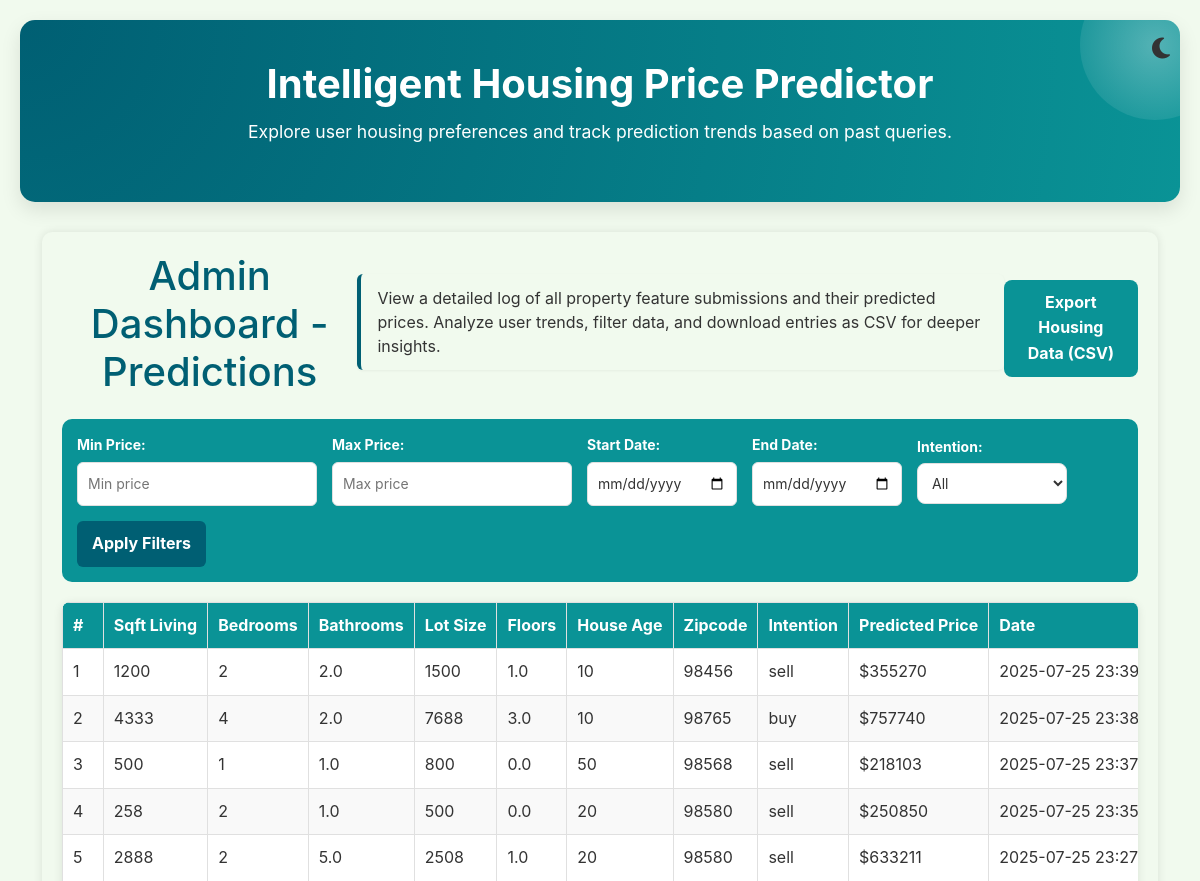
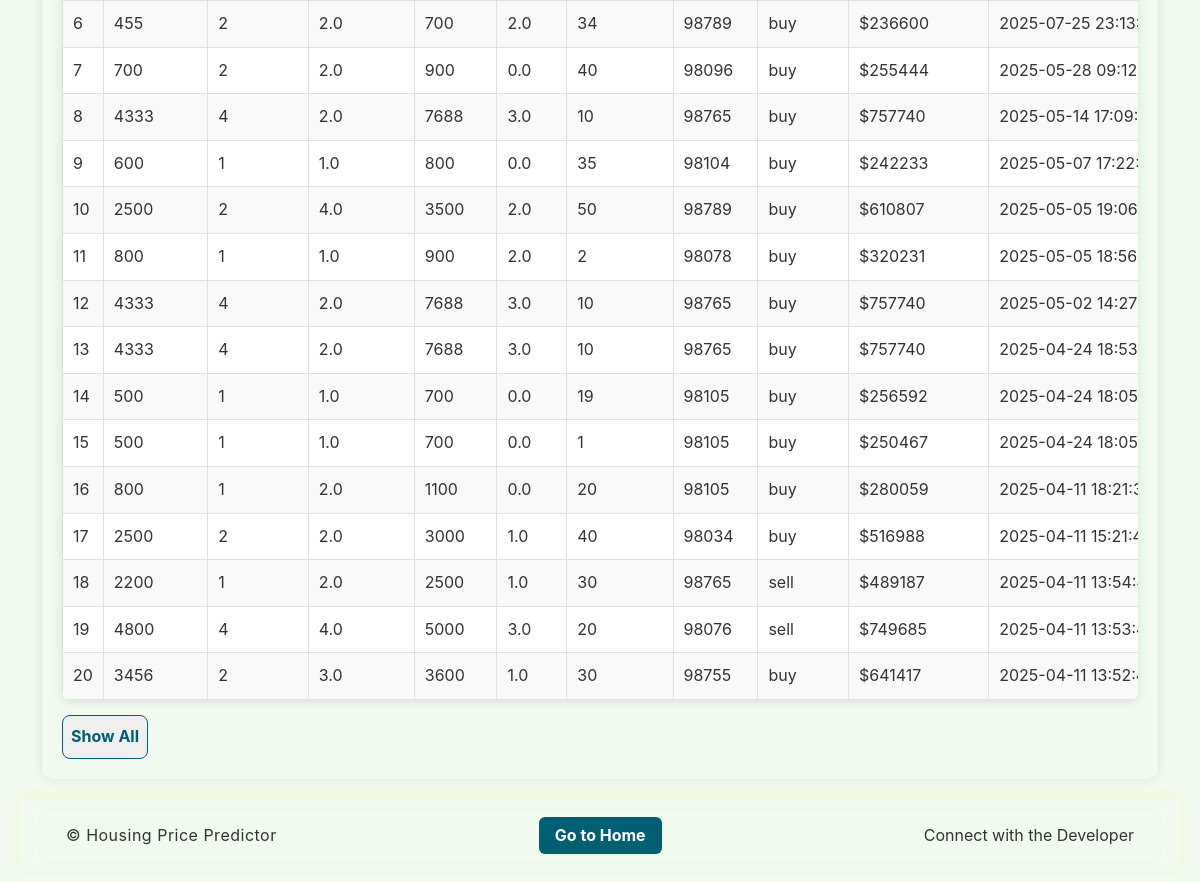
The page /admin on the database its author committed (2 pictures, top to bottom).
### tables this page shows
CREATE TABLE queries (
                id INTEGER PRIMARY KEY AUTOINCREMENT,
                sqft_living INTEGER NOT NULL,
                no_of_bedrooms INTEGER NOT NULL,
                no_of_bathrooms REAL NOT NULL,
                sqft_lot INTEGER NOT NULL,
                no_of_floors REAL NOT NULL,
                house_age INTEGER NOT NULL,
                zipcode INTEGER NOT NULL,
                purpose TEXT NOT NULL,
                predicted_price REAL NOT NULL,
                timestamp TIMESTAMP DEFAULT CURRENT_TIMESTAMP  
            );

### app/routes.py (the view)
@app.route('/admin')
def admin_dashboard():
    try:
        predictions = get_all_queries()
        app.logger.debug(f"Fetched {len(predictions)} predictions for admin dashboard")
        return render_template('admin.html', predictions=predictions)
    except Exception as e:
        error_msg = f"Error fetching predictions: {str(e)}"
        app.logger.error(error_msg)
        flash(error_msg, "danger")
        return render_template('admin.html', predictions=[])

### app/database.py (called while the page is built)
def convert_to_nairobi(utc_timestamp):
    if utc_timestamp:
        try:
            utc_time = datetime.strptime(utc_timestamp, '%Y-%m-%d %H:%M:%S')
            utc_time = pytz.utc.localize(utc_time)
            nairobi_time = utc_time.astimezone(pytz.timezone('Africa/Nairobi'))
            return nairobi_time.strftime('%Y-%m-%d %H:%M:%S')
        except Exception as e:
            logging.error("Error converting time: %s", e)
            return utc_timestamp
    return None

### app/templates/admin.html (shortened to what this page needs)
{% extends 'layout.html' %}
{% block content %}
<div class="admin-container">
    <div class="header-section">
        <h1>Admin Dashboard - Predictions</h1>
        <p class="dashboard-description">
            View a detailed log of all property feature submissions and their predicted prices.
            Analyze user trends, filter data, and download entries as CSV for deeper insights.
        </p>
        <button id="downloadCSV" class="download-button">Export Housing Data (CSV)</button>
    </div>
<div class="filters">
    <div>
        <label for="minPrice">Min Price:</label>
        <input type="number" id="minPrice" placeholder="Min price">
    </div>
    <div>
        <label for="maxPrice">Max Price:</label>
        <input type="number" id="maxPrice" placeholder="Max price">
    </div>
    <div>
        <label for="startDate">Start Date:</label>
        <input type="date" id="startDate">
    </div>
    <div>
        <label for="endDate">End Date:</label>
        <input type="date" id="endDate">
    </div>
    <div>
        <label for="intention">Intention:</label>
        <select id="intention">
            <option value="">All</option>
        </select>
    </div>
    <button id="filterButton" class="button">Apply Filters</button>
</div>
<div class="table-container">
    <table class="admin-table">
        <thead>
            <tr>
                <th>#</th>
                <th>Sqft Living</th>
                <th>Bedrooms</th>
                <th>Bathrooms</th>
                <th>Lot Size</th>
                <th>Floors</th>
                <th>House Age</th>
                <th>Zipcode</th>
                <th>Intention</th>
                <th>Predicted Price</th>
                <th>Date</th>
            </tr>
        </thead>
        <tbody id="predictionsTable">
            {% for prediction in predictions %}
            <tr>
                <td>{{ loop.index }}</td>
                <td>{{ prediction[1] }}</td>
                <td>{{ prediction[2] }}</td>
                <td>{{ prediction[3] }}</td>
                <td>{{ prediction[4] }}</td>
                <td>{{ prediction[5] }}</td>
                <td>{{ prediction[6] }}</td>
                <td>{{ prediction[7] }}</td>
                <td>{{ prediction[8] }}</td>
                <td>${{ prediction[9] | int | string }}</td>
                <td>{{ prediction[10] }}</td>
            </tr>
            {% endfor %}
        </tbody>
    </table>
</div>
    <button id="toggleEntries" class="toggle-button">Show All</button>
</div>
{% endblock %}

### app/templates/layout.html (shortened to what this page needs)
<!DOCTYPE html>
<html lang="en">
    <head>
        <link rel="stylesheet" href="https://cdnjs.cloudflare.com/ajax/libs/font-awesome/6.7.2/css/all.min.css"
>
        <link rel="stylesheet" href="https://cdn.jsdelivr.net/npm/bootstrap@5.3.0/dist/css/bootstrap.min.css">
        <link rel="stylesheet" href="{{ url_for('static', filename='css/style.css') }}">
        <link rel="stylesheet" href="{{ url_for('static', filename='css/media_query.css') }}">
        <link rel="stylesheet" href="{{ url_for('static', filename='css/chatbot.css') }}">
    </head>
<body>
    <header>
        <button id="theme-toggle" aria-label="Toggle Dark Mode">
        </button>
        <h1>Intelligent Housing Price Predictor</h1>
        {% if request.path == '/' %}
            <p>Enter your home details below and receive a state-of-the-art price prediction.</p>
        {% elif request.path == '/admin' %}
            <p>Explore user housing preferences and track prediction trends based on past queries.</p>
        {% endif %}
    </header>
    <div class="container">
        {% block content %}{% endblock %}
    </div>
<footer>
    <div class="footer-container">
        <div class="footer-logo">
            <p>© Housing Price Predictor</p>
        </div>
        <div class="footer-links">
            {% if request.endpoint == 'index' %}
                <a href="{{ url_for('admin_dashboard') }}" class="main-link">Admin Dashboard</a>
            {% elif request.endpoint == 'admin_dashboard' %}
                <a href="{{ url_for('index') }}" class="main-link">Go to Home</a>
            {% endif %}
        </div>
        <div class="developer-credit">
            <a href="https://www.linkedin.com/in/kennedy-munene-dsml" target="_blank" class="dev-link">
            </a>
        </div>
    </div>
</footer>
</body>
</html>

### app/static/css/style.css (style rules this page uses)
:root { --primary-color: #005f73; --secondary-color: #0a9396; --accent-color: #94d2bd; --bg-color: #f1faee; --form-bg: #ffffff; --text-color: #333; --border-color: #e0e0e0; --error-color: #d32f2f; --button-hover: #004e66; }
html.light-mode { --primary-color: #005f73; --secondary-color: #0a9396; --accent-color: #94d2bd; --bg-color: #f1faee; --form-bg: #ffffff; --text-color: #333; --border-color: #e0e0e0; --error-color: #d32f2f; --button-hover: #004e66; }
* { box-sizing: border-box; margin: 0; padding: 0; }
body { font-family: 'Inter', sans-serif; background: var(--bg-color); color: var(--text-color); line-height: 1.6; padding: 20px; overflow-x: hidden; }
header { position: relative; text-align: center; margin-bottom: 30px; padding: 40px 20px; background: radial-gradient(circle at top left, var(--primary-color), var(--secondary-color)); border-radius: 15px; box-shadow: 0 8px 20px rgba(0,0,0,0.1); color: #fff; overflow: hidden; }
#theme-toggle { position: absolute; top: 10px; right: 10px; cursor: pointer; font-size: 1.5rem; z-index: 2; background: transparent; border: none; }
header::before { content: ""; position: absolute; width: 150px; height: 150px; background: radial-gradient(circle, rgba(255,255,255,0.3), transparent); border-radius: 50%; top: -50px; right: -50px; z-index: 0; }
header h1, header p { position: relative; z-index: 1; }
header h1 { font-size: 2.5rem; font-weight: 700; margin-bottom: 10px; }
header p { font-size: 1.1rem; }
.admin-container { max-width: 1200px; margin: 20px auto; background: var(--form-bg); padding: 20px; border-radius: 8px; box-shadow: 0 0 10px rgba(0, 0, 0, 0.1); }
.admin-container h1 { text-align: center; color: var(--primary-color); }
footer { background: var(--glass-bg); backdrop-filter: blur(10px); -webkit-backdrop-filter: blur(10px); border-top: 2px solid var(--golden-accent); box-shadow: 0 -3px 15px rgba(255, 204, 0, 0.1); padding: 18px 0; color: var(--text-color); font-size: 1rem; display: flex; justify-content: center; align-items: center; }
.footer-container { display: flex; justify-content: space-between; align-items: center; width: 100%; max-width: 1100px; gap: 1rem; margin: 0 auto; padding: 0 1rem; }
.footer-logo p { font-size: 1rem; font-weight: normal; color: var(--text-color); letter-spacing: 0.5px; margin: 0; line-height: 1; }
.footer-links { display: flex; gap: 10px; }
.main-link { padding: 6px 16px; background: var(--primary-color); color: white; font-weight: bold; border-radius: 6px; text-decoration: none; transition: all 0.3s ease-in-out; }
.developer-credit { font-size: 1rem; }
.dev-link { color: var(--text-color); font-size: 1rem; font-weight: normal; text-decoration: none; transition: color 0.3s ease; }
table { width: 100%; border-collapse: collapse; }
th, td { padding: 10px; border: 1px solid #ddd; }
tr:nth-child(even) { background-color: #f2f2f2; }
tr:nth-child(odd) { background-color: #ffffff; }

### app/static/css/chatbot.css (style rules this page uses)
:root { --primary-color: #005f73; --secondary-color: #0a9396; --accent-color: #94d2bd; --bg-color: #f1faee; --form-bg: #ffffff; --text-color: #333; --border-color: #e0e0e0; --error-color: #d32f2f; --button-hover: #004e66; }

### rows shown on the page
queries: sqft_living "1200", no_of_bedrooms "2", no_of_bathrooms "2.0", sqft_lot "1500", no_of_floors "1.0", house_age "10", zipcode "98456", purpose "sell", predicted_price "355270", timestamp "2025-07-25…"
queries: sqft_living "4333", no_of_bedrooms "4", no_of_bathrooms "2.0", sqft_lot "7688", no_of_floors "3.0", house_age "10", zipcode "98765", purpose "buy", predicted_price "757740", timestamp "2025-07-25…"
queries: sqft_living "500", no_of_bedrooms "1", no_of_bathrooms "1.0", sqft_lot "800", no_of_floors "0.0", house_age "50", zipcode "98568", purpose "sell", predicted_price "218103", timestamp "2025-07-25…"
queries: sqft_living "258", no_of_bedrooms "2", no_of_bathrooms "1.0", sqft_lot "500", no_of_floors "0.0", house_age "20", zipcode "98580", purpose "sell", predicted_price "250850", timestamp "2025-07-25…"
queries: sqft_living "2888", no_of_bedrooms "2", no_of_bathrooms "5.0", sqft_lot "2508", no_of_floors "1.0", house_age "20", zipcode "98580", purpose "sell", predicted_price "633211", timestamp "2025-07-25…"
queries: sqft_living "455", no_of_bedrooms "2", no_of_bathrooms "2.0", sqft_lot "700", no_of_floors "2.0", house_age "34", zipcode "98789", purpose "buy", predicted_price "236600", timestamp "2025-07-25…"
queries: sqft_living "700", no_of_bedrooms "2", no_of_bathrooms "2.0", sqft_lot "900", no_of_floors "0.0", house_age "40", zipcode "98096", purpose "buy", predicted_price "255444", timestamp "2025-05-28…"
queries: sqft_living "4333", no_of_bedrooms "4", no_of_bathrooms "2.0", sqft_lot "7688", no_of_floors "3.0", house_age "10", zipcode "98765", purpose "buy", predicted_price "757740", timestamp "2025-05-14…"
queries: sqft_living "600", no_of_bedrooms "1", no_of_bathrooms "1.0", sqft_lot "800", no_of_floors "0.0", house_age "35", zipcode "98104", purpose "buy", predicted_price "242233", timestamp "2025-05-07…"
queries: sqft_living "2500", no_of_bedrooms "2", no_of_bathrooms "4.0", sqft_lot "3500", no_of_floors "2.0", house_age "50", zipcode "98789", purpose "buy", predicted_price "610807", timestamp "2025-05-05…"
queries: sqft_living "800", no_of_bedrooms "1", no_of_bathrooms "1.0", sqft_lot "900", no_of_floors "2.0", house_age "2", zipcode "98078", purpose "buy", predicted_price "320231", timestamp "2025-05-05…"
queries: sqft_living "4333", no_of_bedrooms "4", no_of_bathrooms "2.0", sqft_lot "7688", no_of_floors "3.0", house_age "10", zipcode "98765", purpose "buy", predicted_price "757740", timestamp "2025-05-02…"
queries: sqft_living "4333", no_of_bedrooms "4", no_of_bathrooms "2.0", sqft_lot "7688", no_of_floors "3.0", house_age "10", zipcode "98765", purpose "buy", predicted_price "757740", timestamp "2025-04-24…"
queries: sqft_living "500", no_of_bedrooms "1", no_of_bathrooms "1.0", sqft_lot "700", no_of_floors "0.0", house_age "19", zipcode "98105", purpose "buy", predicted_price "256592", timestamp "2025-04-24…"
queries: sqft_living "500", no_of_bedrooms "1", no_of_bathrooms "1.0", sqft_lot "700", no_of_floors "0.0", house_age "1", zipcode "98105", purpose "buy", predicted_price "250467", timestamp "2025-04-24…"
queries: sqft_living "800", no_of_bedrooms "1", no_of_bathrooms "2.0", sqft_lot "1100", no_of_floors "0.0", house_age "20", zipcode "98105", purpose "buy", predicted_price "280059", timestamp "2025-04-11…"
queries: sqft_living "2500", no_of_bedrooms "2", no_of_bathrooms "2.0", sqft_lot "3000", no_of_floors "1.0", house_age "40", zipcode "98034", purpose "buy", predicted_price "516988", timestamp "2025-04-11…"
queries: sqft_living "2200", no_of_bedrooms "1", no_of_bathrooms "2.0", sqft_lot "2500", no_of_floors "1.0", house_age "30", zipcode "98765", purpose "sell", predicted_price "489187", timestamp "2025-04-11…"
queries: sqft_living "4800", no_of_bedrooms "4", no_of_bathrooms "4.0", sqft_lot "5000", no_of_floors "3.0", house_age "20", zipcode "98076", purpose "sell", predicted_price "749685", timestamp "2025-04-11…"
queries: sqft_living "3456", no_of_bedrooms "2", no_of_bathrooms "3.0", sqft_lot "3600", no_of_floors "1.0", house_age "30", zipcode "98755", purpose "buy", predicted_price "641417", timestamp "2025-04-11…"
